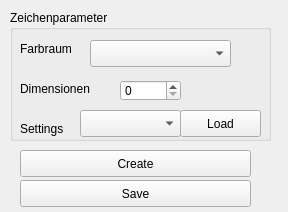
<?xml version="1.0" encoding="UTF-8"?>
<ui version="4.0">
 <class>MainWindow</class>
 <widget class="QMainWindow" name="MainWindow">
  <property name="geometry">
   <rect>
    <x>0</x>
    <y>0</y>
    <width>288</width>
    <height>212</height>
   </rect>
  </property>
  <property name="windowTitle">
   <string>Designer</string>
  </property>
  <property name="autoFillBackground">
   <bool>false</bool>
  </property>
  <widget class="QWidget" name="centralwidget">
   <widget class="QPushButton" name="_btnCreate">
    <property name="geometry">
     <rect>
      <x>20</x>
      <y>150</y>
      <width>231</width>
      <height>27</height>
     </rect>
    </property>
    <property name="text">
     <string>Create</string>
    </property>
   </widget>
   <widget class="QGroupBox" name="_gbZeichen">
    <property name="geometry">
     <rect>
      <x>10</x>
      <y>10</y>
      <width>261</width>
      <height>131</height>
     </rect>
    </property>
    <property name="font">
     <font>
      <strikeout>false</strikeout>
     </font>
    </property>
    <property name="autoFillBackground">
     <bool>true</bool>
    </property>
    <property name="title">
     <string>Zeichenparameter</string>
    </property>
    <widget class="QLabel" name="_lblFarbraum">
     <property name="geometry">
      <rect>
       <x>10</x>
       <y>30</y>
       <width>71</width>
       <height>17</height>
      </rect>
     </property>
     <property name="text">
      <string>Farbraum</string>
     </property>
    </widget>
    <widget class="QComboBox" name="_cbFarbraum">
     <property name="geometry">
      <rect>
       <x>80</x>
       <y>30</y>
       <width>141</width>
       <height>27</height>
      </rect>
     </property>
    </widget>
    <widget class="QLabel" name="_lblDiemnsionen">
     <property name="geometry">
      <rect>
       <x>10</x>
       <y>70</y>
       <width>91</width>
       <height>17</height>
      </rect>
     </property>
     <property name="text">
      <string>Dimensionen</string>
     </property>
    </widget>
    <widget class="QSpinBox" name="_spDimensionen">
     <property name="geometry">
      <rect>
       <x>110</x>
       <y>70</y>
       <width>61</width>
       <height>21</height>
      </rect>
     </property>
    </widget>
    <widget class="QLabel" name="label">
     <property name="geometry">
      <rect>
       <x>10</x>
       <y>110</y>
       <width>68</width>
       <height>17</height>
      </rect>
     </property>
     <property name="text">
      <string>Settings</string>
     </property>
    </widget>
    <widget class="QComboBox" name="_cbSettings">
     <property name="geometry">
      <rect>
       <x>70</x>
       <y>100</y>
       <width>101</width>
       <height>27</height>
      </rect>
     </property>
    </widget>
    <widget class="QPushButton" name="_pbLoad">
     <property name="geometry">
      <rect>
       <x>170</x>
       <y>100</y>
       <width>81</width>
       <height>27</height>
      </rect>
     </property>
     <property name="text">
      <string>Load</string>
     </property>
    </widget>
   </widget>
   <widget class="QPushButton" name="_btnSave">
    <property name="geometry">
     <rect>
      <x>20</x>
      <y>180</y>
      <width>231</width>
      <height>27</height>
     </rect>
    </property>
    <property name="text">
     <string>Save</string>
    </property>
   </widget>
  </widget>
 </widget>
 <resources/>
 <connections/>
</ui>
